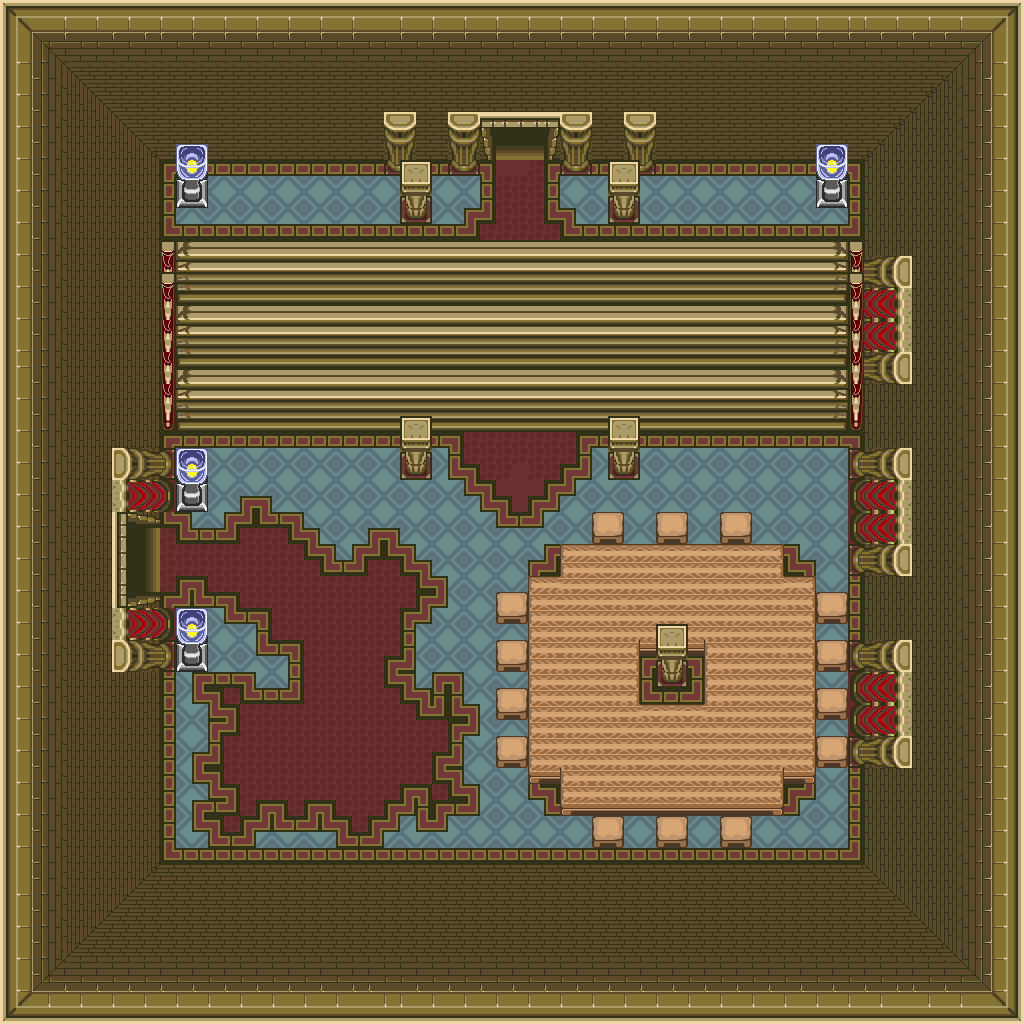

A level layout from a 2D game, rendered from its tile map. Below: a short description, then the map file with tile-grid data replaced by summaries:
An orthogonal 64x64 tile map with 16x16 px tiles, 1 tile layer (base), 1 hidden layer not drawn and 5 objects.

<map version="1.10" tiledversion="1.12.1" orientation="orthogonal" renderorder="right-down" width="64" height="64" tilewidth="16" tileheight="16" infinite="0" nextlayerid="3" nextobjectid="6">
 <tileset firstgid="1" source="../classiciphone_pics4.tsx" />
 <layer id="1" name="base" width="64" height="64">
  <data>[4096 cells, 4096 non-empty, 182 distinct tile ids]</data>
 </layer>
 <layer id="2" name="collision" width="64" height="64" visible="0">
  <properties><property name="collision" value="true" /></properties>
  <data>[4096 cells, 2537 non-empty, 1 distinct tile ids]</data>
 </layer>
 <objectgroup id="3" name="npcs">
  <object id="1" x="448.0" y="96.0" width="16" height="16">
   <properties>
    <property name="gani" value="pottedplant.png" />
    <property name="script" type="string">-- Auto-converted from GraalScript
</property>
   </properties>
  </object>
  <object id="2" x="560.0" y="96.0" width="16" height="16">
   <properties>
    <property name="gani" value="pottedplant.png" />
    <property name="script" type="string">-- Auto-converted from GraalScript
</property>
   </properties>
  </object>
  <object id="3" x="624.0" y="96.0" width="16" height="16">
   <properties>
    <property name="gani" value="pottedplant.png" />
    <property name="script" type="string">-- Auto-converted from GraalScript
</property>
   </properties>
  </object>
  <object id="4" x="384.0" y="96.0" width="16" height="16">
   <properties>
    <property name="gani" value="pottedplant.png" />
    <property name="script" type="string">-- Auto-converted from GraalScript
</property>
   </properties>
  </object>
  <object id="5" x="656.0" y="624.0" width="16" height="16">
   <properties>
    <property name="gani" value="pottedplant.png" />
    <property name="script" type="string">-- Auto-converted from GraalScript
</property>
   </properties>
  </object>
 </objectgroup>
</map>
